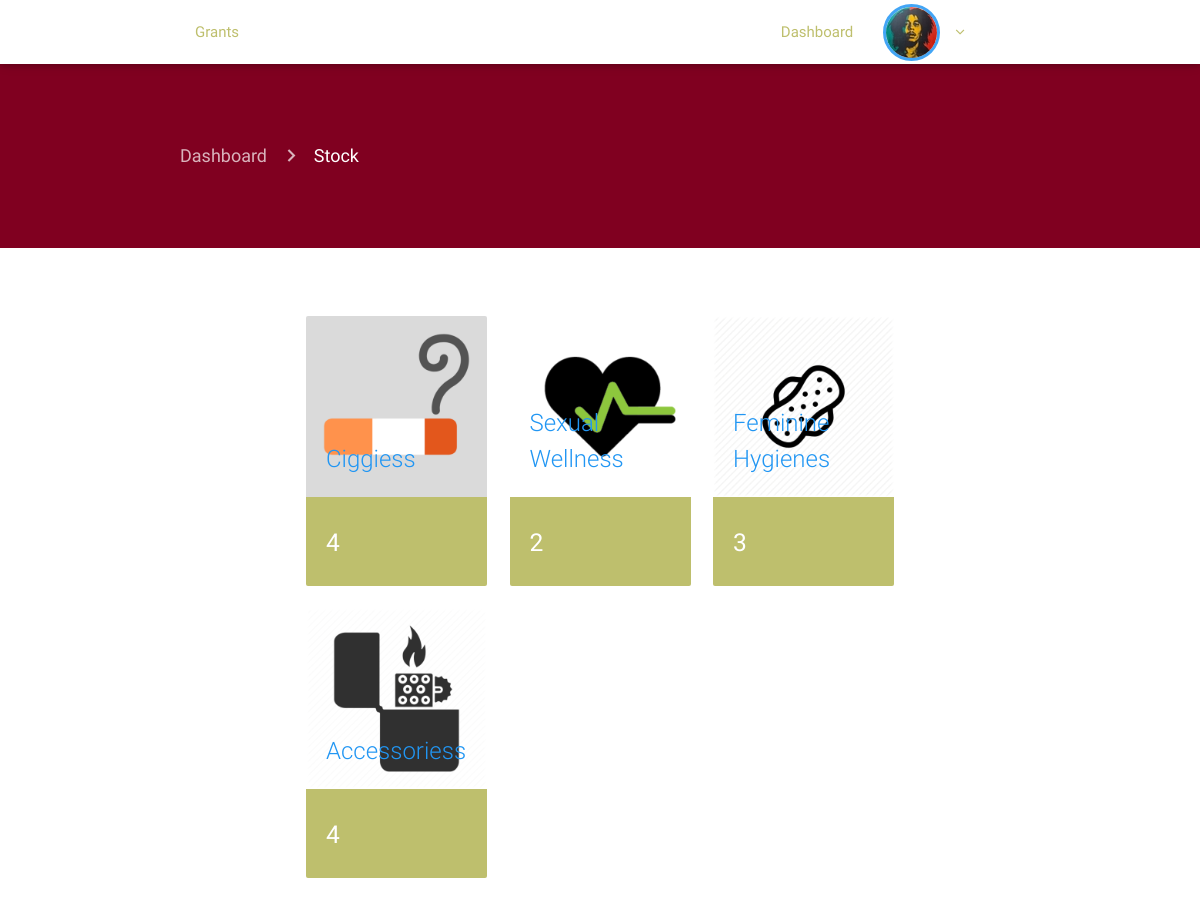
Page /admin/products.php (signed in) on the committed database.
### tables this page shows
CREATE TABLE `category` (
  `id` int(11) NOT NULL,
  `name` varchar(1000) NOT NULL,
  `icon` varchar(1000) NOT NULL
);

### admin/products.php (the view, shortened to what this page needs)
<?php
 require 'includes/header.php';
 require 'includes/navconnected.php'; ?>
 <div class="container-fluid product-page">
   <div class="container current-page">
      <nav>
        <div class="nav-wrapper">
          <div class="col s12">
            <a href="index" class="breadcrumb">Dashboard</a>
            <a href="products" class="breadcrumb">Stock</a>
          </div>
        </div>
      </nav>
    </div>
   </div>
   <div class="container stock">
     <div class="container">
       <div class="row">
           <?php
           include '../db.php';
            $querystock = "SELECT
            product.id_category as 'name',
            count(product.id_category) as 'total',
            category.id as 'id_cat',
            category.name as 'name',
            category.icon as 'icon'
            FROM product, category
            WHERE product.id_category = category.id
            GROUP BY category.id";
            $resultstock = $connection->query($querystock);
            if ($resultstock->num_rows > 0) {
              while($rowstock = $resultstock->fetch_assoc()) {
               $id_cat = $rowstock['id_cat'];
               $name = $rowstock['name'];
               $icon = $rowstock['icon'];
               $total = $rowstock['total'];
           ?>
           <div class="col s12 m4">
             <div class="card hoverable animated slideInUp wow">
               <div class="card-image">
                 <a href="productstock.php?id=<?= $id_cat; ?>&category=<?= $name; ?>&icon=<?= $icon; ?>">
                   <img src="src/img/<?= $icon; ?>.png" alt=""></a>
                 <span class="card-title blue-text"><?= $name; ?>s</span>
               </div>
               <div class="card-content">
                 <h5 class="white-text"><?= $total; ?></h5>
               </div>
             </div>
           </div>
         <?php }} ?>
       </div>
     </div>
   </div>
 <?php require 'includes/footer.php'; ?>

### admin/src/css/style.css (style rules this page uses)
.product-page { padding-top: 60px; padding-bottom: 60px; background-color: #800020; }
.product-page nav { background: none; box-shadow: none; }
.stock { padding-bottom: 20px; padding-top: 60px; }
.stock .card { box-shadow: none; }
.stock .card .card-content { background-color: #bebf6d; }

### rows in the picture
category: icon (picture), name "Ciggies", total "4"
category: shows a picture, name "Sexual Wellnes", total "2"
category: shows a picture, name "Feminine Hygiene", total "3"
category: shows a picture, name "Accessories", total "4"
